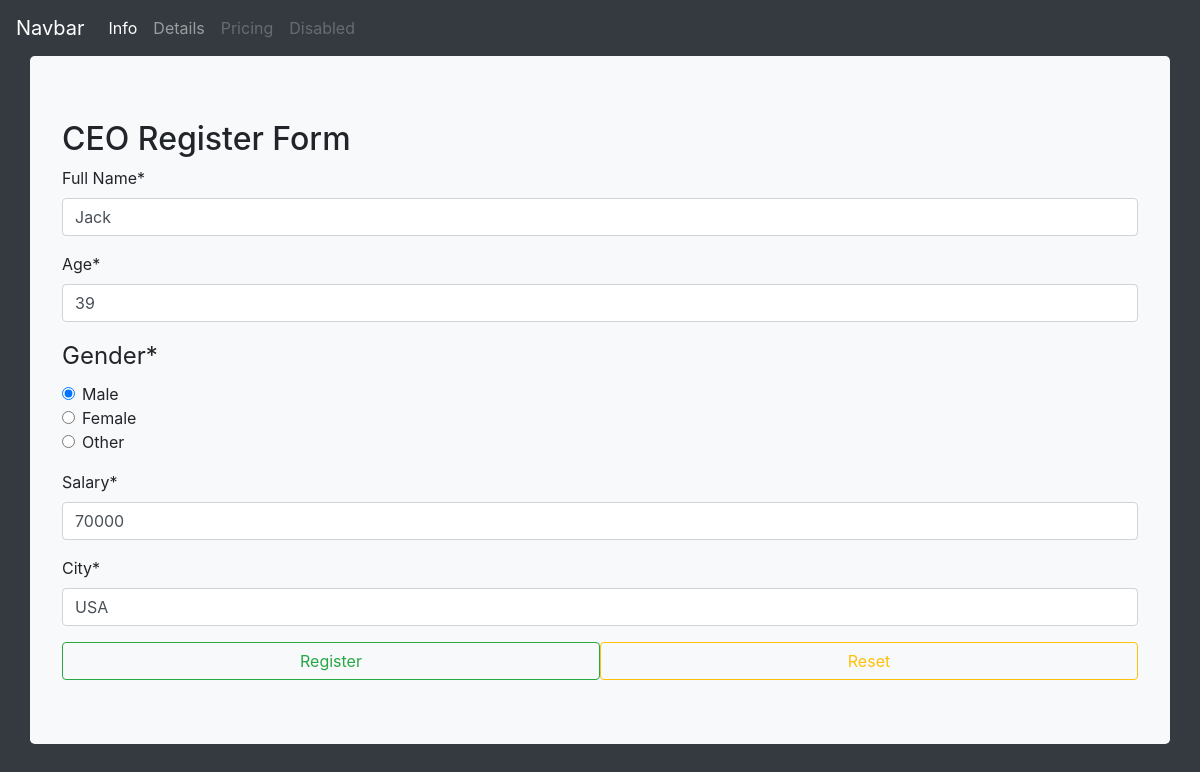
Page /info_update/1/ on the committed database.
### company/models.py (models this page shows, shortened)
class Ceo(models.Model):
    full_name = models.CharField(max_length=100)
    age = models.IntegerField()
    gender = models.CharField(max_length=10)
    salary = models.CharField(max_length=10)
    city = models.CharField(max_length=50)

### company/views.py (the view)
# urls.py: path('info_update/<int:pk>/', views.info_update_view, name='info_update'),
def info_update_view(request, pk):
    data = Ceo.objects.get(id=pk)
    form = InfoForm(instance=data)
    if request.method == 'POST':
        form = InfoForm(request.POST, instance=data)
        if form.is_valid():
            form.save()
        return redirect('show')
    template_name = 'company/ceo.html'
    context = {'form' : form}
    return render(request, template_name, context)

### company/forms.py
class InfoForm(forms.ModelForm):
    class Meta:
        model = Ceo
        fields = '__all__'
        labels = {
            'full_name' : 'Full Name',
            'age' : 'Age',
            'gender' : 'Gender',
            'salary' : 'Salary',
            'city' : 'City'
        }
        gender = (('Male', 'Male'), ('Female', 'Female'), ('Other', 'Other'))
        widgets = {
            'full_name' : forms.TextInput(),
            'age' : forms.NumberInput(),
            'gender' : forms.RadioSelect(choices= gender),
            'salary' : forms.TextInput(),
            'city' : forms.TextInput()
        }

### templates/company/ceo.html (shortened to what this page needs)
{% extends 'layout.html' %}
{% load crispy_forms_tags %}
{% block content %}
    <div class="jumbotron container bg-light ">
        <h2>CEO Register Form</h2>
        <form method="post">
            {{form|crispy}}
            <input type="submit" value="Register" class="btn btn-outline-success col-6">
            <input type="reset" value="Reset" class="btn btn-outline-warning col-6 float-right">
        </form>
    </div>
{% endblock %}

### rows in the picture
Ceo: full_name "Jack", age "39", gender "☑ Male ☐ Female ☐ Other", salary "70000", city "USA"
